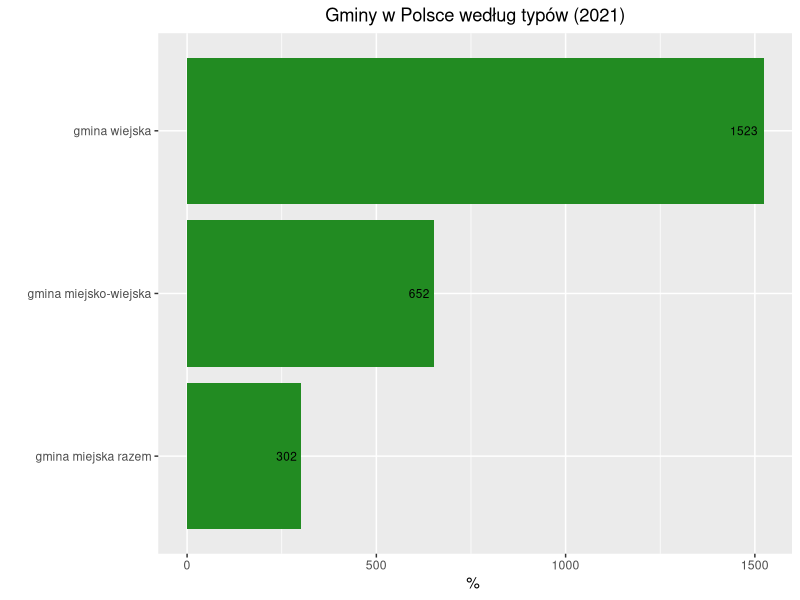
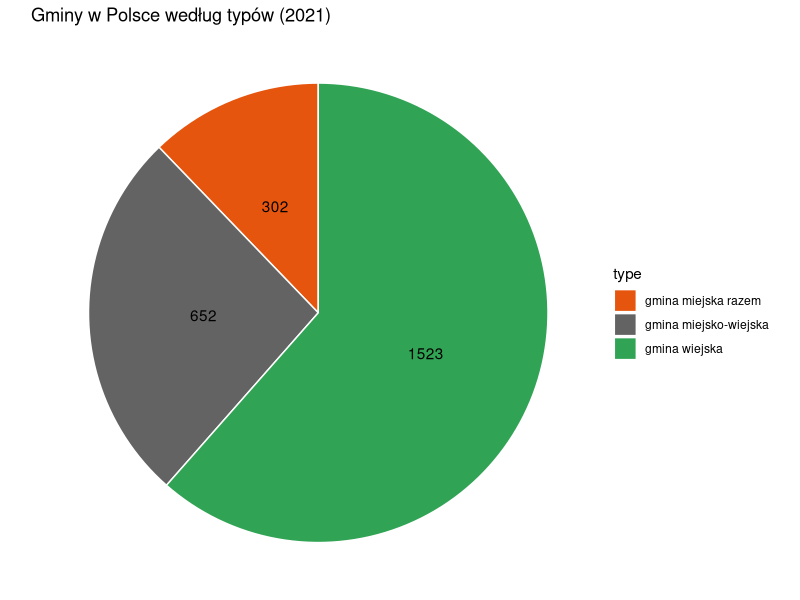
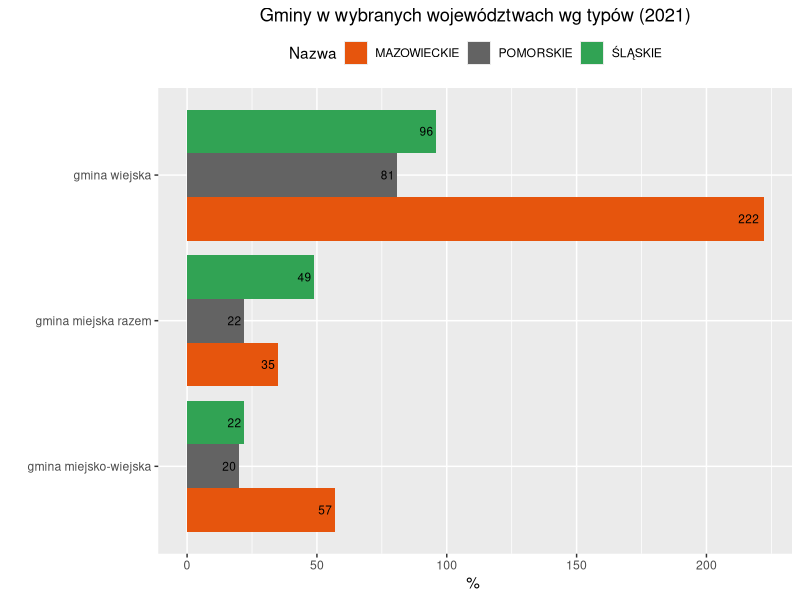
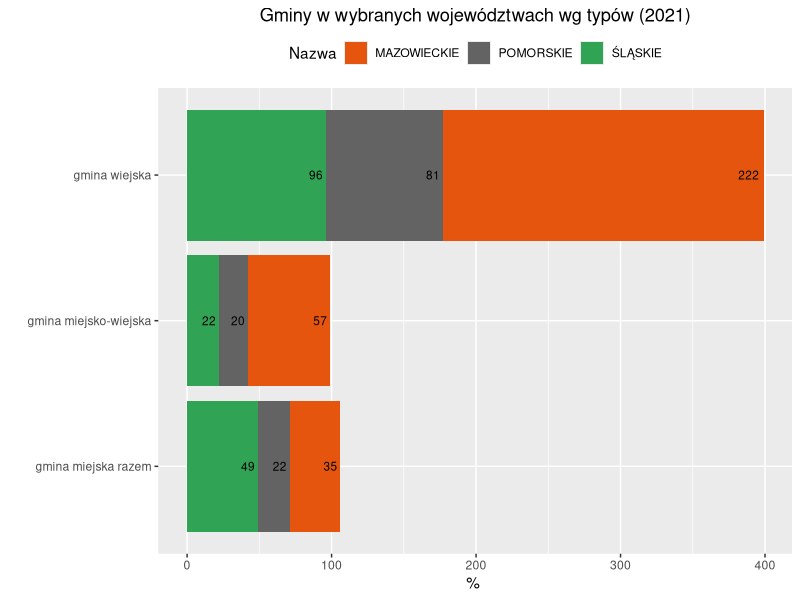
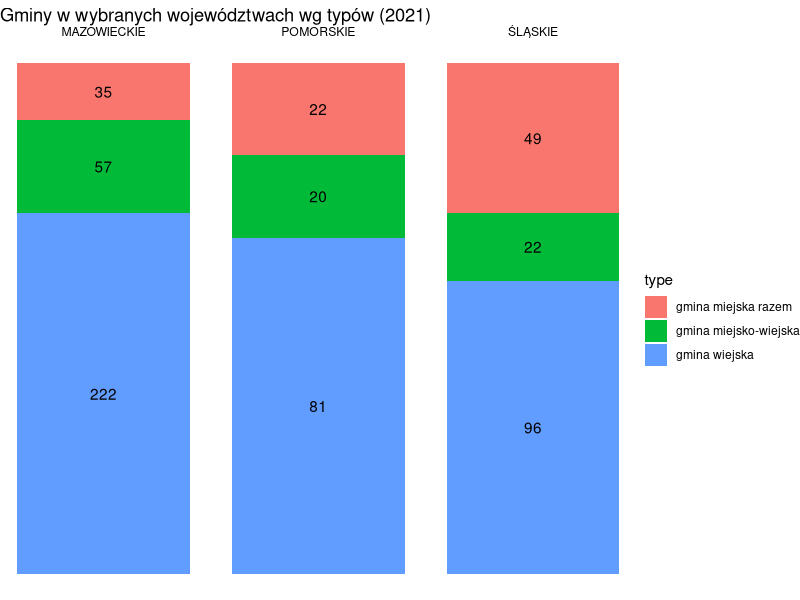
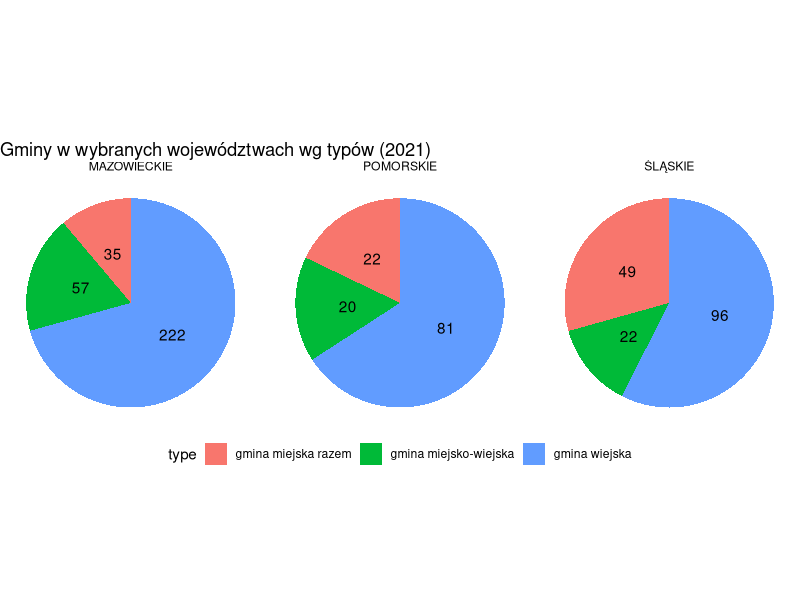
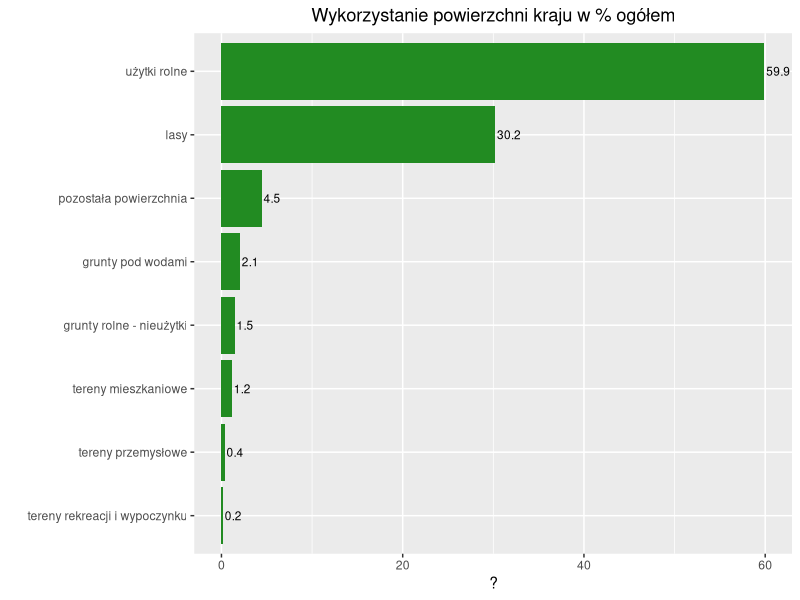
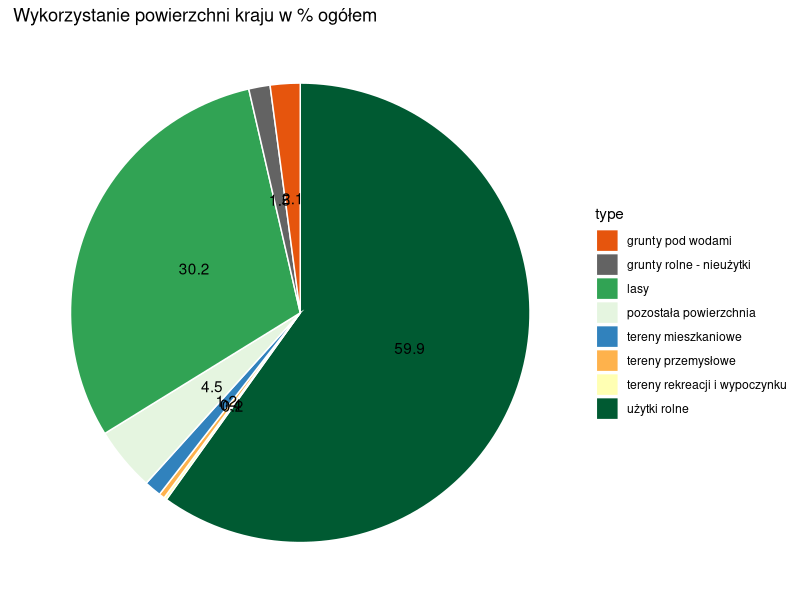

Write R code to recreate these figures, in order.
## ---- chunk 1
knitr::opts_chunk$set(echo = TRUE)
library("tidyverse")
library("ggplot2")
library("RColorBrewer")
library("ggpubr")

# kolorki definicje:
mycols <- c( '#e6550d', '#636363', '#31a354', '#e5f5e0', 
             '#3182bd', '#feb24c', '#ffffb3', '#005a32', '#543005')

## ---- chunk 2
## Majpierw coś prostszego
## Gminy wg typów (za BDL/GUS)
g <- read.csv("gminy-typy.csv", sep = ';', 
              dec = ".",  header=T, na.string="NA") %>%
  select (Nazwa, type=RodzajeGmin, value=Wartosc) 

## P1: wykres słupkowy
p.1 <- g %>% filter (Nazwa == "POLSKA") %>% 
  ggplot(aes(x = reorder(type, value), y=value )) +
  geom_bar(stat="identity", fill='forestgreen') +
  xlab(label="") + ylab(label="% ") +
  coord_flip()+ ggtitle("Gminy w Polsce według typów (2021)") +
  theme(plot.title = element_text(hjust = 0.5)) +
  geom_text(aes(label=sprintf ("%i", value)), hjust=1.2, color="black", size=3.0) +
  theme(legend.position="none")
p.1
## ---- chunk 3
## PC.1: wykres kołowy
pc.1 <- g %>% filter (Nazwa == "POLSKA") %>% 
  #arrange(desc(type)) %>%
  #mutate(yy.value = cumsum(value) - 0.5*value) %>%
  # można prościej
  mutate(yy.value = value/sum(value)*100) %>%
  ggplot(aes(x = "", y = value, fill = type)) +
  geom_bar(width = 1, stat = "identity", color = "white") +
  coord_polar("y", start = 0)+
  geom_text(aes(label = value), position = position_stack(vjust=0.5)) +
  scale_fill_manual(values = mycols) +
  ggtitle("Gminy w Polsce według typów (2021)") +
  ##labs(caption="Źródło: BDL", fill = "Typ") +
  theme_void()

pc.1
## ---- chunk 4
### Porówanie: 3 województwa

p.2 <- g %>% filter (Nazwa %in% c("POMORSKIE", "MAZOWIECKIE", "ŚLĄSKIE")) %>%
  ggplot(aes(x = reorder(type, value), y=value, fill=Nazwa, group=Nazwa )) +
  geom_bar(stat="identity",  position="dodge") +
  xlab(label="") + ylab(label="% ") +
  coord_flip()+ 
  ggtitle("Gminy w wybranych województwach wg typów (2021)") +
  theme(plot.title = element_text(hjust = 0.5)) +
  scale_fill_manual(values = mycols) +
  geom_text(aes(
    x = reorder(type, value), y=value, group=Nazwa,
    label=sprintf ("%i", value)), 
    ### https://stackoverflow.com/questions/6017460/position-geom-text-on-dodged-barplot
    position = position_dodge(width = .9),
    hjust=1.2, color="black", size=3.0) +
  theme(legend.position="top")
p.2
## ---- chunk 5
p.3 <- g %>% filter (Nazwa %in% c("POMORSKIE", "MAZOWIECKIE", "ŚLĄSKIE")) %>%
  ggplot(aes(x = type, y=value, fill=Nazwa, group=Nazwa )) +
  geom_bar(stat="identity",  position="stack") +
  xlab(label="") + ylab(label="% ") +
  coord_flip()+ 
  ggtitle("Gminy w wybranych województwach wg typów (2021)") +
  theme(plot.title = element_text(hjust = 0.5)) +
  scale_fill_manual(values = mycols) +
  geom_text(aes(
    x = type, y=value, group=Nazwa,
    label=sprintf ("%i", value)), 
    ### https://stackoverflow.com/questions/6017460/position-geom-text-on-dodged-barplot
    position = position_stack(),
    hjust=1.2, color="black", size=3.0) +
  theme(legend.position="top")
p.3
## ---- chunk 6
## (Multi) Pie chart
## Faceted pie-chart with text
pc.3.x <- g %>% filter (Nazwa %in% c("POMORSKIE", "MAZOWIECKIE", "ŚLĄSKIE")) %>%
  group_by(Nazwa) %>%
  #arrange(desc(type)) %>%
  ##mutate(yy.value = cumsum(value) - 0.5*value) %>%
  ## można prościej:
  mutate(yy.value = value /sum (value) * 100)  %>%
  ungroup() %>%
  ggplot(aes(x = "", y = yy.value, fill = type)) +
  geom_bar(width = 1, stat = "identity") +
  #coord_polar("y", start = 0)+
  geom_text(aes(label = value), color = "black", position = position_stack(vjust=0.5))+
  #scale_fill_manual(values = mycols) +
  ggtitle("Gminy w wybranych województwach wg typów (2021)") +
  theme_void() +
  facet_wrap(~Nazwa)

pc.3.x
## ---- chunk 7
## pie
pc.3 <- pc.3.x + coord_polar("y", start = 0) +
  theme(legend.position = "bottom")
pc.3
## ---- chunk 8
d <- read.csv("PODZ_2780_CREL_20221218071042.csv", sep = ';', 
              dec = ".",  header=T, na.string="NA") %>%
  select (Nazwa, type=Kierunki.wykorzystania.powierzchni, unit=Jednostka.miary,
          value=Wartosc) %>%
  mutate(value=str_replace(value, ',', '.'),
      value = as.numeric(value)) %>%
  filter (! grepl('ogółem', type))

p.1 <- d %>% filter (Nazwa == "POLSKA") %>% 
  ggplot(aes(x = reorder(type, value), y=value )) +
  geom_bar(stat="identity", fill='forestgreen') +
  xlab(label="") + ylab(label="% ") +
  scale_y_continuous(name="?", limits=c(0, 60)) +
  coord_flip()+ ggtitle(sprintf ("Share of land use %s", "PL")) +
  ggtitle("Wykorzystanie powierzchni kraju w % ogółem") +
  theme(plot.title = element_text(hjust = 0.5)) +
  geom_text(aes(label=sprintf ("%.1f", value)), hjust=-.08, color="black", size=3.0) +
  theme(legend.position="none")
p.1
## ---- chunk 9
pc.1 <- d %>% filter (Nazwa == "POLSKA") %>% 
  arrange(desc(type)) %>%
  mutate(yy.value = value/sum(value)*100) %>%
  ggplot(aes(x = "", y = value, fill = type)) +
  geom_bar(width = 1, stat = "identity", color = "white") +
  coord_polar("y", start = 0)+
  scale_fill_manual(values = mycols) +
  ggtitle("Wykorzystanie powierzchni kraju w % ogółem") +
  geom_text(aes(label = value), position = position_stack(vjust=0.5)) +
  theme_void()

pc.1
## ---- chunk 10
p.2 <- d %>% filter (Nazwa %in% c("POMORSKIE", "MAZOWIECKIE", "ŚLĄSKIE")) %>%
  ggplot(aes(x = reorder(type, value), y=value, fill=Nazwa )) +
  geom_bar(stat="identity",  position="dodge") +
  xlab(label="") + ylab(label="% ") +
  coord_flip()+ 
  ggtitle("Wykorzystanie powierzchni w wybranych województwach (%)") +
  theme(plot.title = element_text(hjust = 0.5)) +
  theme(legend.position="none")
  
p.2
## ---- chunk 11
p.3 <- d %>% filter (Nazwa %in% c("POMORSKIE", "MAZOWIECKIE", "ŚLĄSKIE")) %>%
  ggplot(aes(x = reorder(Nazwa, value), y=value, fill=type )) +
  geom_bar(stat="identity",  position="stack") +
  xlab(label="") + ylab(label="% ") +
  coord_flip()+
  ggtitle("Wykorzystanie powierzchni w wybranych województwach (%)") +
  theme(plot.title = element_text(hjust = 0.5)) +
  theme(legend.position="bottom")

p.3
## ---- chunk 12
pc.3.x <- d %>% filter (Nazwa %in% c("POMORSKIE", "MAZOWIECKIE", "ŚLĄSKIE")) %>%
  group_by(Nazwa) %>%
  mutate(yy.value = value /sum (value) * 100)  %>%
  ungroup() %>%
  ggplot(aes(x = "", y = yy.value, fill = type)) +
  geom_bar(width = 1, stat = "identity") +
  geom_text(aes(label = value), color = "black", position = position_stack(vjust=0.5))+
  ggtitle("Wykorzystanie powierzchni w wybranych województwach (%)") +
  theme_void() +
  facet_wrap(~Nazwa)

pc.3.x
## ---- chunk 13
## pie
pc.3 <- pc.3.x + coord_polar("y", start = 0) +
  theme(legend.position = "bottom")
pc.3
